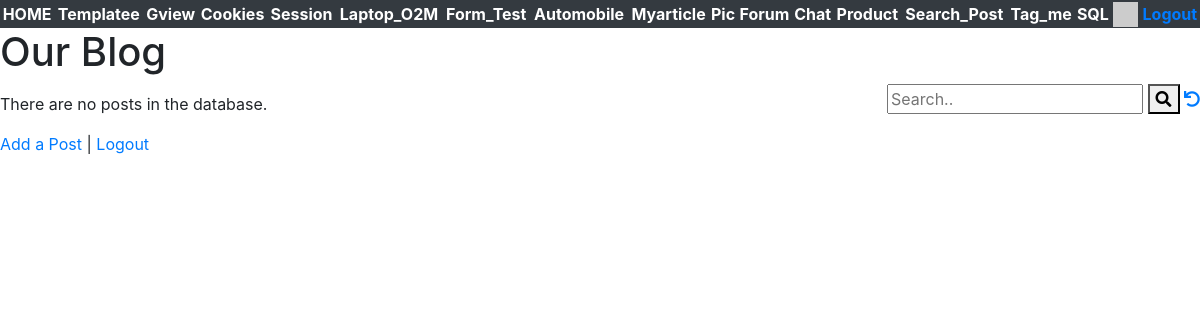
The page /well/ (signed in) on the database as committed earlier.
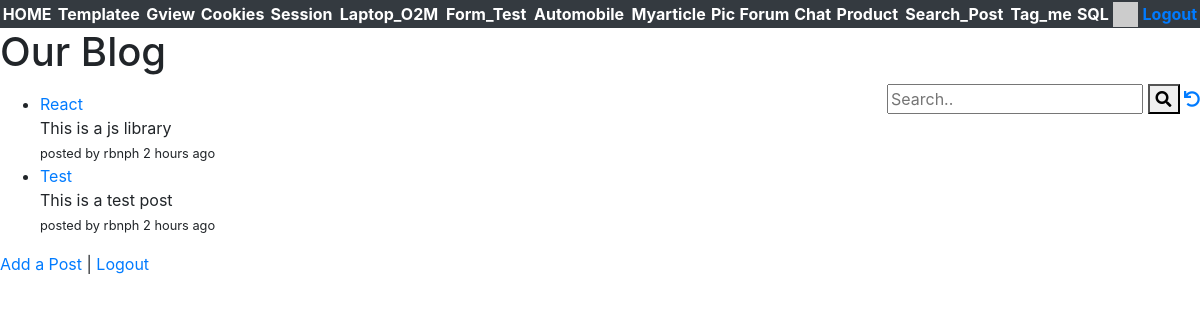
The same page on the database as committed later.
### well/models.py (models this page shows, shortened)
class Post(models.Model) :
    title = models.CharField(
            max_length=200,
            validators=[MinLengthValidator(2, "Title must be greater than 2 characters")]
    )
    text = models.TextField()
    owner = models.ForeignKey(settings.AUTH_USER_MODEL, on_delete=models.CASCADE,
            related_name='post_owner')
    created_at = models.DateTimeField(auto_now_add=True)
    updated_at = models.DateTimeField(auto_now=True)

### well/views.py (the view)
# urls.py: path('', views.PostListView.as_view(), name='all'),
class PostListView(View):
    template_name = "well/list.html"
    def get(self, request) :
        strval =  request.GET.get("search", False)
        if strval :
            query = Q(title__icontains=strval)
            query.add(Q(text__icontains=strval), Q.OR)
            post_list = Post.objects.filter(query).select_related().order_by('-updated_at')[:10]
        else :
            post_list = Post.objects.all().order_by('-updated_at')[:10]
        for obj in post_list:
            obj.natural_updated = naturaltime(obj.updated_at)
        ctx = {'post_list' : post_list, 'search': strval}
        return render(request, self.template_name, ctx)

### home/context_processors.py (called while the page is built)
def settings(request):
    return {
        'settings': django_settings,
    }

### home/templatetags/app_tags.py (called while the page is built)
@register.filter(name='gravatar')
def gravatar(user, size=35):
    email = str(user.email.strip().lower()).encode('utf-8')
    email_hash = md5(email).hexdigest()
    url = "//www.gravatar.com/avatar/{0}?s={1}&d=identicon&r=PG"
    return url.format(email_hash, size)

### well/templates/well/list.html (shortened to what this page needs)
{% extends "base_bootstrap.html" %}
{% block content %}
<h1>Our Blog</h1>
<div style="float:right">
<form>
  <input type="text" placeholder="Search.." name="search"
  >
  <button type="submit"><i class="fa fa-search"></i></button>
<a href="{% url 'well:all' %}"><i class="fa fa-undo"></i></a>
</form>
</div>
<p>
{% if post_list %}
<ul>
  {% for post in post_list %}
    <li>
        <a href="{% url 'well:post_detail'  post.id %}">{{ post.title }}</a>
        <div style="left:10px">
            {% if post.text|length < 100 %}
                {{ post.text }}
            {% else %}
                {{ post.text|slice:"0:99" }}
                <a href="{% url 'well:post_detail'  post.id %}">...</a>
            {% endif %}
        </div>
        <small>
        {% if post.owner.username %}
            posted by {{ post.owner.username }}
        {% endif %}
        {{ post.natural_updated }}
        </small>
    </li>
  {% endfor %}
</ul>
{% else %}
  <p>There are no posts in the database.</p>
{% endif %}
</p>
<p>
<a href="{% url 'well:post_create' %}">Add a Post</a> |
{% if user.is_authenticated %}
<a href="{% url 'logout' %}?next={% url 'well:all' %}">Logout</a>
{% else %}
<a href="{% url 'login' %}?next={% url 'well:all' %}">Login</a>
{% endif %}
</p>
{% endblock %}

Rows that differ between the two databases and show on the page:
added Post: title "React", text "This is a js library", owner.username "rbnph", natural_updated "2 hours ago"
added Post: title "Test", text "This is a test post", owner.username "rbnph", natural_updated "2 hours ago"
Other text that changed with them:
text no longer shown: "There are no posts in the database."
